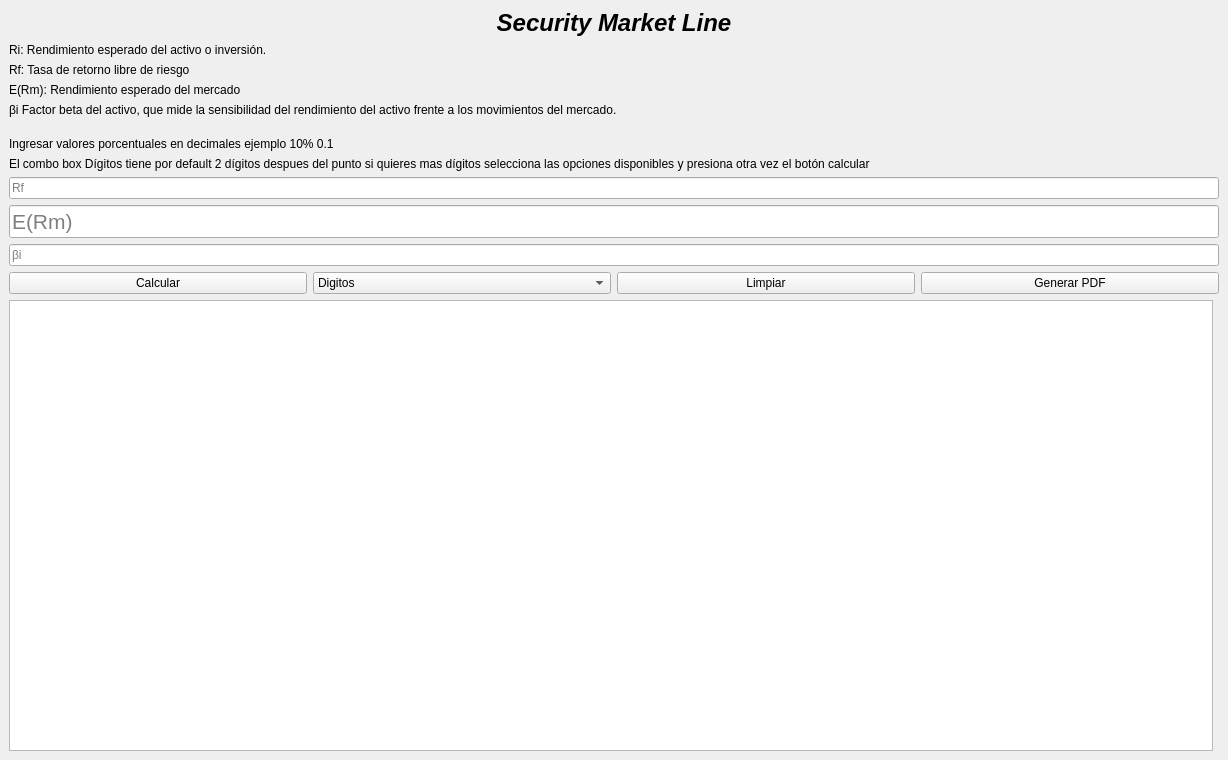
<?xml version="1.0" encoding="UTF-8"?>
<ui version="4.0">
 <class>MainWindow</class>
 <widget class="QMainWindow" name="MainWindow">
  <property name="windowModality">
   <enum>Qt::WindowModal</enum>
  </property>
  <property name="geometry">
   <rect>
    <x>0</x>
    <y>0</y>
    <width>1228</width>
    <height>760</height>
   </rect>
  </property>
  <property name="windowTitle">
   <string>Security Market Line</string>
  </property>
  <property name="styleSheet">
   <string notr="true">font: 16pt &quot;Segoe UI&quot;;

width: 70%;</string>
  </property>
  <widget class="QWidget" name="centralwidget">
   <layout class="QVBoxLayout" name="verticalLayout">
    <item>
     <widget class="QLabel" name="label_title">
      <property name="font">
       <font>
        <family>Segoe UI</family>
        <pointsize>18</pointsize>
        <italic>true</italic>
        <bold>true</bold>
       </font>
      </property>
      <property name="styleSheet">
       <string notr="true">font: 700 italic 18pt &quot;Segoe UI&quot;;</string>
      </property>
      <property name="text">
       <string>Security Market Line</string>
      </property>
      <property name="alignment">
       <set>Qt::AlignCenter</set>
      </property>
     </widget>
    </item>
    <item>
     <widget class="QLabel" name="label">
      <property name="text">
       <string>Ri: Rendimiento esperado del activo o inversión.</string>
      </property>
     </widget>
    </item>
    <item>
     <widget class="QLabel" name="label_2">
      <property name="text">
       <string>Rf: Tasa de retorno libre de riesgo</string>
      </property>
     </widget>
    </item>
    <item>
     <widget class="QLabel" name="label_3">
      <property name="text">
       <string>E(Rm): Rendimiento esperado del mercado</string>
      </property>
     </widget>
    </item>
    <item>
     <widget class="QLabel" name="label_4">
      <property name="text">
       <string>βi Factor beta del activo, que mide la sensibilidad del rendimiento del activo frente a los movimientos del mercado.
</string>
      </property>
     </widget>
    </item>
    <item>
     <widget class="QLabel" name="label_6">
      <property name="styleSheet">
       <string notr="true">font: 700 16pt &quot;Segoe UI&quot;;</string>
      </property>
      <property name="text">
       <string>Ingresar valores porcentuales en decimales ejemplo 10% 0.1</string>
      </property>
     </widget>
    </item>
    <item>
     <widget class="QLabel" name="label_7">
      <property name="styleSheet">
       <string notr="true">font: 9pt &quot;Segoe UI&quot;;</string>
      </property>
      <property name="text">
       <string>El combo box Dígitos tiene por default 2 dígitos despues del punto si quieres mas dígitos selecciona las opciones disponibles y presiona otra vez el botón calcular</string>
      </property>
     </widget>
    </item>
    <item>
     <widget class="QLineEdit" name="txt_rf">
      <property name="placeholderText">
       <string>Rf</string>
      </property>
     </widget>
    </item>
    <item>
     <widget class="QLineEdit" name="txt_erm">
      <property name="font">
       <font>
        <family>Segoe UI</family>
        <pointsize>16</pointsize>
        <italic>false</italic>
        <bold>false</bold>
       </font>
      </property>
      <property name="text">
       <string/>
      </property>
      <property name="placeholderText">
       <string>E(Rm)</string>
      </property>
     </widget>
    </item>
    <item>
     <widget class="QLineEdit" name="txt_bi">
      <property name="placeholderText">
       <string>βi</string>
      </property>
     </widget>
    </item>
    <item>
     <layout class="QHBoxLayout" name="horizontalLayout_2">
      <item>
       <widget class="QPushButton" name="btn_calcular">
        <property name="text">
         <string>Calcular</string>
        </property>
       </widget>
      </item>
      <item>
       <widget class="QComboBox" name="cb_digitos">
        <item>
         <property name="text">
          <string>Digitos</string>
         </property>
        </item>
        <item>
         <property name="text">
          <string>3</string>
         </property>
        </item>
        <item>
         <property name="text">
          <string>4</string>
         </property>
        </item>
        <item>
         <property name="text">
          <string>5</string>
         </property>
        </item>
        <item>
         <property name="text">
          <string>Todos</string>
         </property>
        </item>
       </widget>
      </item>
      <item>
       <widget class="QPushButton" name="btn_limpiar">
        <property name="text">
         <string>Limpiar</string>
        </property>
       </widget>
      </item>
      <item>
       <widget class="QPushButton" name="btn_generar_pdf">
        <property name="text">
         <string>Generar PDF</string>
        </property>
       </widget>
      </item>
     </layout>
    </item>
    <item>
     <layout class="QHBoxLayout" name="horizontalLayout">
      <item>
       <widget class="QTextBrowser" name="tb_resultado"/>
      </item>
      <item>
       <layout class="QVBoxLayout" name="verticalLayout_2">
        <item>
         <widget class="QWidget" name="widgetGrafico" native="true"/>
        </item>
       </layout>
      </item>
     </layout>
    </item>
   </layout>
  </widget>
 </widget>
 <resources/>
 <connections/>
</ui>
